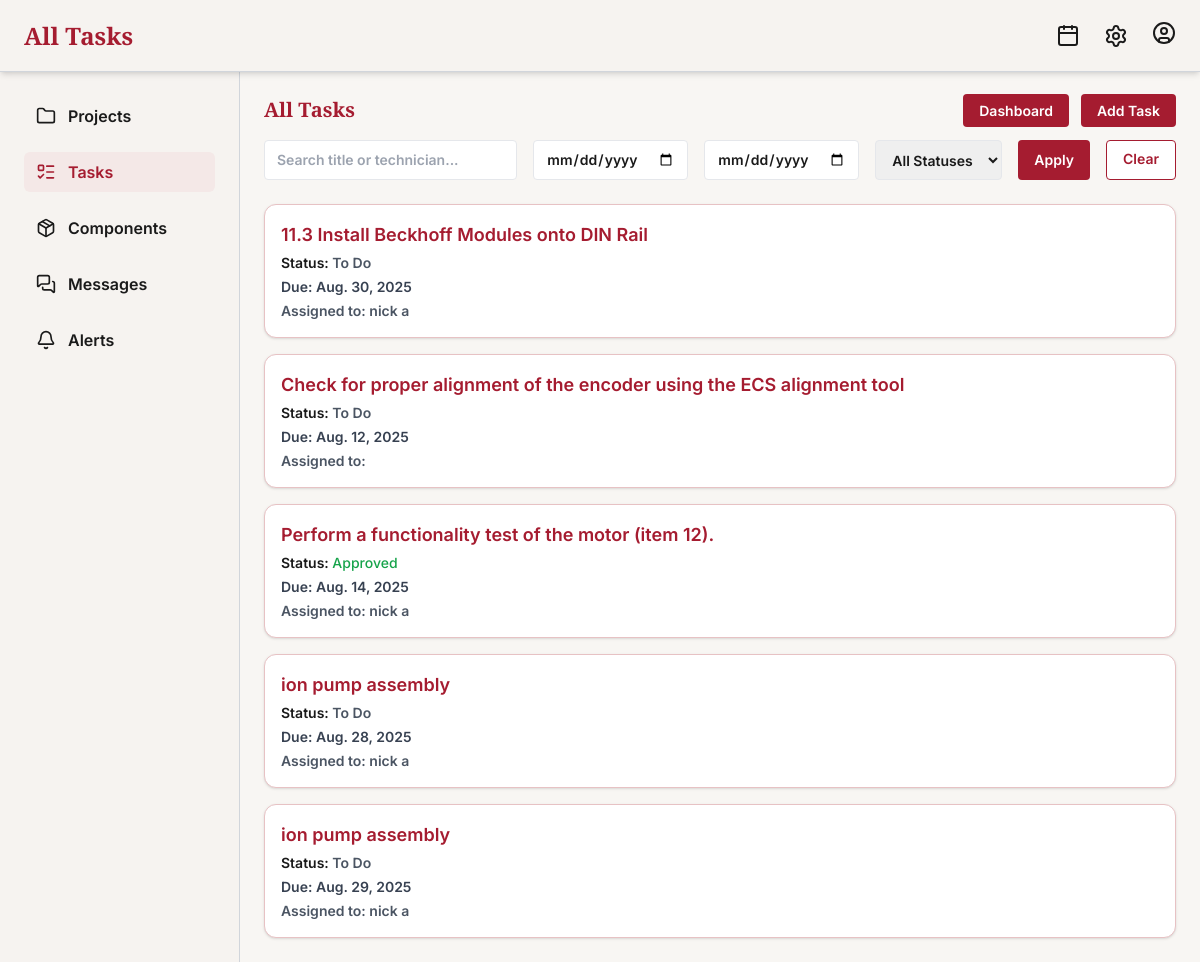
Page /all-tasks/ (signed in) on the committed database.
### tracker/models.py (models this page shows, shortened)
class Task(models.Model):
    section = models.CharField(max_length=20, blank=True, null=True)
    title = models.CharField(max_length=100)
    description = models.TextField(blank=True)
    project = models.ForeignKey(Project, on_delete=models.CASCADE, related_name='tasks', null=True, blank=True)
    components = models.ManyToManyField(Component, related_name='tasks', blank=True)
    assigned_to = models.ForeignKey(User, on_delete=models.SET_NULL, null=True, blank=True)
    completed = models.BooleanField(default=False)
    submitted_for_approval = models.BooleanField(default=False)
    is_approved = models.BooleanField(default=False)
    notes = models.TextField(blank=True, null=True)
    image = models.ImageField(upload_to='tasks/images/', blank=True, null=True)
    video = models.FileField(upload_to='tasks/videos/', blank=True, null=True)
    audio = models.FileField(upload_to='tasks/audio/', blank=True, null=True)
    document = models.FileField(upload_to='tasks/docs/', blank=True, null=True)
    due_date = models.DateField(null=True, blank=True)
    status = models.CharField(
        max_length=20,
        choices=[('todo', 'To Do'), ('in_progress', 'In Progress'), ('completed', 'Completed'), ('approved', 'Approved')],
        default='todo'
    )
    created_at = models.DateTimeField(auto_now_add=True)

### tracker/views.py (the view, shortened to what this page needs)
# urls.py: path('all-tasks/', views.all_tasks_view, name='all_tasks'),
@login_required
def all_tasks_view(request):
    tasks = Task.objects.all()
    query = request.GET.get('q', '')
    status = request.GET.get('status')
    start_date = request.GET.get('start')
    end_date = request.GET.get('end')
    if start_date:
        tasks = tasks.filter(due_date__gte=start_date)
    if end_date:
        tasks = tasks.filter(due_date__lte=end_date)
    return render(request, 'tracker/alltasks.html', {
        'tasks': tasks,
        'projects': Project.objects.all(),
    })

### tracker/templates/tracker/alltasks.html (shortened to what this page needs)
<!DOCTYPE html>
<html lang="en">
<head>
  <script src="https://cdn.tailwindcss.com"></script>
</head>
<body class="font-inter font-semibold bg-[var(--bg-softest)] text-[var(--text-dark)] h-screen overflow-hidden flex flex-col">
  <header class="bg-[var(--panel-bg)] shadow-md px-6 py-4 flex justify-between items-center h-[72px] border-b border-gray-300 relative">
    <h1 class="text-2xl font-playfair text-[var(--accent-red)]">All Tasks</h1>
    <div class="flex items-center gap-6 relative">
      <a href="{% url 'calendar' %}" class="hover:text-[var(--accent-red)] transition hover:scale-110">
        <i data-lucide="calendar" class="w-6 h-6"></i>
      </a>
      <a href="{% url 'settings' %}" class="hover:text-[var(--accent-red)] transition hover:scale-110">
        <i data-lucide="settings" class="w-6 h-6"></i>
      </a>
      <div class="relative">
        <button id="profileBtn" class="hover:text-[var(--accent-red)] transition hover:scale-110 focus:outline-none">
          <i data-lucide="user-circle" class="w-6 h-6"></i>
        </button>
      </div>
    </div>
  </header>
  <main class="flex-1 flex h-[calc(100vh-72px)]">
    <aside class="w-1/5 bg-[var(--panel-bg)] border-r border-gray-300 p-6 overflow-y-auto">
      <nav class="flex flex-col gap-4 text-[var(--text-dark)]">
        <a href="{% url 'project_list' %}" class="flex items-center gap-3 px-3 py-2 rounded-md hover:bg-[#f4e8e7] hover:text-[var(--accent-red)] transition-all">
          <i data-lucide="folder" class="w-5 h-5"></i> <span>Projects</span>
        </a>
        <a href="{% url 'all_tasks' %}" class="flex items-center gap-3 px-3 py-2 rounded-md bg-[#f4e8e7] text-[var(--accent-red)]">
          <i data-lucide="list-todo" class="w-5 h-5"></i> <span>Tasks</span>
        </a>
        <a href="{% url 'components' %}" class="flex items-center gap-3 px-3 py-2 rounded-md hover:bg-[#f4e8e7] hover:text-[var(--accent-red)] transition-all">
          <i data-lucide="package" class="w-5 h-5"></i> <span>Components</span>
        </a>
        {% if projects %}
        <a href="{% url 'project_messages' project_id=projects.0.id %}" class="flex items-center gap-3 px-3 py-2 rounded-md hover:bg-[#f4e8e7] hover:text-[var(--accent-red)] transition-all">
          <i data-lucide="messages-square" class="w-5 h-5"></i> <span>Messages</span>
        </a>
        {% endif %}
        <a href="alerts.html" class="flex items-center gap-3 px-3 py-2 rounded-md hover:bg-[#f4e8e7] hover:text-[var(--accent-red)] transition-all">
          <i data-lucide="bell" class="w-5 h-5"></i> <span>Alerts</span>
        </a>
      </nav>
    </aside>
    <section class="flex-1 p-6 h-full overflow-y-auto">
      <div class="flex items-center justify-between mb-4">
        <h2 class="text-xl font-playfair text-[var(--accent-red)]">All Tasks</h2>
        <div class="space-x-2">
          <a href="{% url 'lead_dashboard' %}" class="bg-[var(--accent-red)] text-white px-4 py-2 rounded text-sm hover:bg-red-700">Dashboard</a>
          <a href="{% url 'assign_tasks' %}" class="bg-[var(--accent-red)] text-white px-4 py-2 rounded text-sm hover:bg-red-700">Add Task</a>
        </div>
      </div>
      <form method="get" class="flex flex-wrap gap-4 mb-6">
        <input type="text" name="q" value="{{ request.GET.q }}" placeholder="Search title or technician..." class="flex-1 border rounded px-3 py-2 text-sm" />
        <input type="date" name="start" value="{{ request.GET.start }}" class="border rounded px-3 py-2 text-sm" />
        <input type="date" name="end" value="{{ request.GET.end }}" class="border rounded px-3 py-2 text-sm" />
        <select name="status" class="border rounded px-3 py-2 text-sm">
          <option value="">All Statuses</option>
        </select>
        <button type="submit" class="bg-[var(--accent-red)] text-white px-4 py-2 rounded text-sm hover:bg-red-700">Apply</button>
        <a href="{% url 'all_tasks' %}" class="bg-white text-[var(--accent-red)] px-4 py-2 border border-[var(--accent-red)] rounded text-sm hover:bg-[#fdf3f2]">Clear</a>
      </form>
      <div class="space-y-4">
        {% for task in tasks %}
          <a href="{% url 'review_task_for_approval' task.id %}" class="block bg-white border border-[#e7c2c4] rounded-xl p-4 shadow hover:bg-[#fdf3f2] transition">
            <h3 class="text-lg font-semibold text-[var(--accent-red)]">{{ task.title }}</h3>
            <p class="text-sm mt-1">
              Status:
              {% if task.is_approved %}
                <span class="text-green-600 font-medium">Approved</span>
              {% elif task.is_completed or task.completed %}
                <span class="text-yellow-600 font-medium">Completed</span>
              {% elif task.status|lower == 'in_progress' %}
                <span class="text-blue-600 font-medium">In Progress</span>
              {% elif task.status|lower == 'todo' %}
                <span class="text-gray-600">To Do</span>
              {% else %}
                <span class="text-gray-600">Pending</span>
              {% endif %}
            </p>
            <p class="text-sm text-gray-700 mt-1">Due: {{ task.due_date }}</p>
            <p class="text-sm text-gray-600 mt-1">Assigned to: {{ task.assigned_to.get_full_name }}</p>
          </a>
        {% empty %}
          <p class="text-sm text-gray-500">No tasks found.</p>
        {% endfor %}
      </div>
    </section>
  </main>
</body>
</html>

### tracker/templates/tracker/alltasks.html (style rules this page uses)
:root { --accent-red: #a51c30; --bg-softest: #f8f6f3; --panel-bg: #f6f3f0; --text-dark: #1A1A1A; }
.font-playfair { font-family: 'Playfair Display', serif; }
.font-inter { font-family: 'Inter', sans-serif; }

### rows in the picture
Task: title "11.3 Install Beckhoff Modules onto DIN Rail", is_approved "To Do", due_date "Aug. 30, 2025", assigned_to.get_full_name "nick a"
Task: title "Check for proper alignment of the encoder using the ECS alignment tool", is_approved "To Do", due_date "Aug. 12, 2025"
Task: title "Perform a functionality test of the motor (item 12).", is_approved "Approved", due_date "Aug. 14, 2025", assigned_to.get_full_name "nick a"
Task: title "ion pump assembly", is_approved "To Do", due_date "Aug. 28, 2025", assigned_to.get_full_name "nick a"
Task: title "ion pump assembly", is_approved "To Do", due_date "Aug. 29, 2025", assigned_to.get_full_name "nick a"
